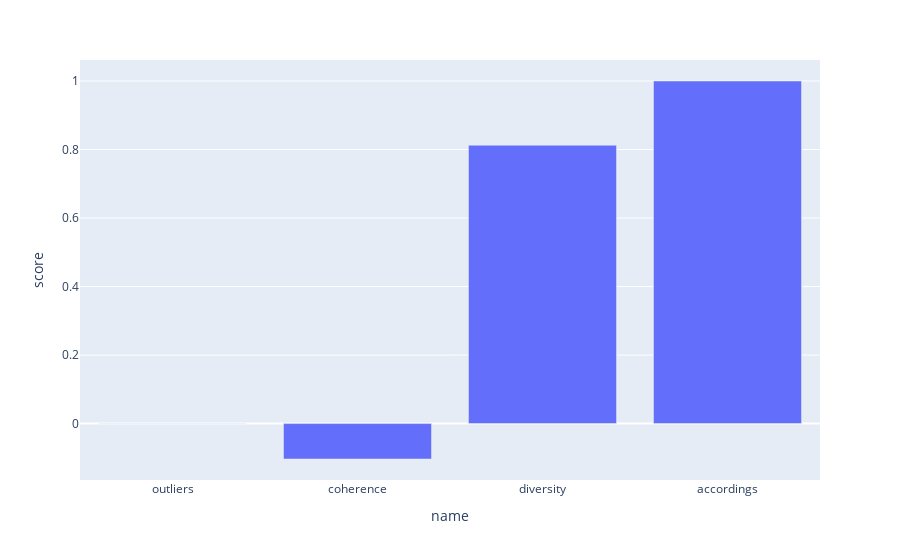

Notebook code cell kept with this figure:
### Code cell
def get_metric_plot(df, topics_col, eval_space):
    topics_col = "topics_numbers"
    eval_space = "translated_nouns_adjs_verbs"

    l = []
    for name, score in get_metrics(df, df[topics_col].to_list(), eval_space).items():
        l.append({"score": score, "name": name})

    fig = px.bar(pd.DataFrame(l), x="name", y="score")
    return fig


get_metric_plot(df, "topics_numbers", "translated_nouns_adjs_verbs").show()

### Figure 1 — Plotly figure (JSON) as saved in the notebook; plotly's stock layout.template omitted (floating-point values rounded to 4 significant figures)
{"data": [{"alignmentgroup": "True", "hovertemplate": "name=%{x}<br>score=%{y}<extra></extra>", "legendgroup": "", "marker": {"color": "#636efa", "pattern": {"shape": ""}}, "name": "", "offsetgroup": "", "orientation": "v", "showlegend": false, "textposition": "auto", "type": "bar", "x": ["outliers", "coherence", "diversity", "accordings"], "xaxis": "x", "y": [0, -0.1035, 0.8125, 1], "yaxis": "y"}], "layout": {"barmode": "relative", "legend": {"tracegroupgap": 0}, "margin": {"t": 60}, "xaxis": {"anchor": "y", "domain": [0, 1], "title": {"text": "name"}}, "yaxis": {"anchor": "x", "domain": [0, 1], "title": {"text": "score"}}}}
